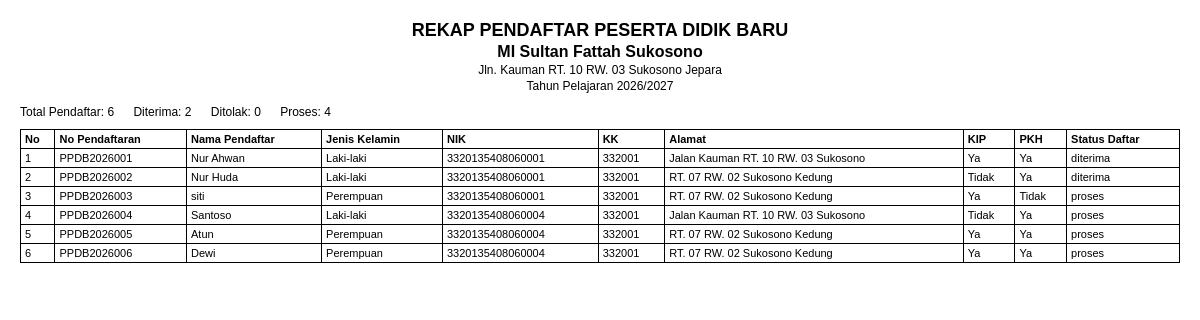
Page /admin/laporan_pendaftar.php (signed in) on the earlier database version.
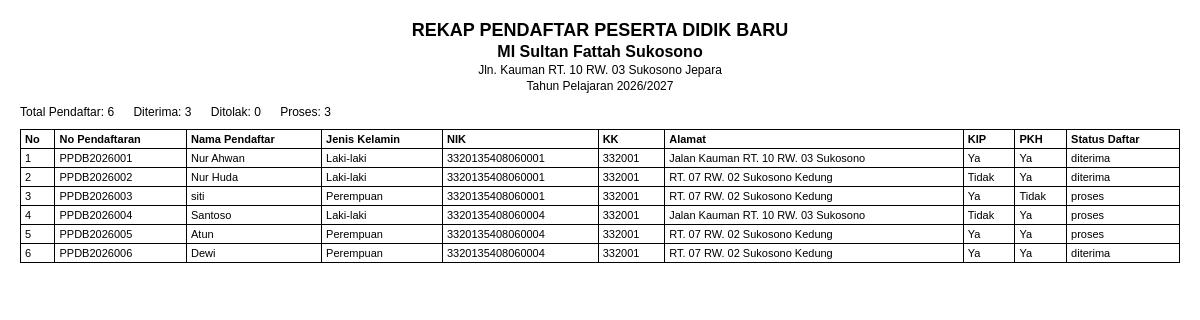
Same page on the later database version.
### tables this page shows
CREATE TABLE `pendaftar` (
  `id` int unsigned NOT NULL AUTO_INCREMENT,
  `no_pendaftaran` varchar(30) NOT NULL,
  `nama_lengkap` varchar(150) NOT NULL,
  `nik` varchar(50) NOT NULL,
  `kk` varchar(50) NOT NULL,
  `jenis_kelamin` varchar(20) NOT NULL,
  `tempat_lahir` varchar(100) NOT NULL,
  `tanggal_lahir` date NOT NULL,
  `alamat` text NOT NULL,
  `status_keluarga` varchar(50) DEFAULT NULL,
  `anak_ke` int DEFAULT NULL,
  `jumlah_saudara` int DEFAULT NULL,
  `asal_tk` varchar(150) DEFAULT NULL,
  `nama_ayah` varchar(150) NOT NULL,
  `nama_ibu` varchar(150) NOT NULL,
  `pekerjaan_ayah` varchar(100) DEFAULT NULL,
  `pekerjaan_ibu` varchar(100) DEFAULT NULL,
  `nama_wali` varchar(150) DEFAULT NULL,
  `pekerjaan_wali` varchar(100) DEFAULT NULL,
  `email` varchar(100) DEFAULT NULL,
  `hp` varchar(30) NOT NULL,
  `kip` varchar(10) NOT NULL,
  `pkh` varchar(10) NOT NULL,
  `status_daftar` enum('proses','diterima','ditolak') NOT NULL DEFAULT 'proses',
  `created_at` datetime NOT NULL,
  PRIMARY KEY (`id`),
  UNIQUE KEY `no_pendaftaran` (`no_pendaftaran`)
);

### config.php (called while the page is built, shortened)
<?php
$db_host = 'localhost';
$db_user = 'root';
$db_pass = '';
$db_name = 'ppdb_2026';
$mysqli = new mysqli($db_host, $db_user, $db_pass, $db_name);
$mysqli->set_charset('utf8mb4');
function esc($value): string
{
    if (is_scalar($value)) {
        return htmlspecialchars((string)$value, ENT_QUOTES, 'UTF-8');
    }
    return '';
}
function count_pendaftar(?string $status = null): int
{
    global $mysqli;
    if ($status === null) {
        $sql = 'SELECT COUNT(*) FROM pendaftar';
        $stmt = $mysqli->prepare($sql);
    } else {
        $sql = 'SELECT COUNT(*) FROM pendaftar WHERE status_daftar = ?';
        $stmt = $mysqli->prepare($sql);
        if ($stmt) {
            $stmt->bind_param('s', $status);
        }
    }
    $stmt->execute();
    $stmt->bind_result($count);
    return (int)$count;
}

### admin/laporan_pendaftar.php (the view, shortened to what this page needs)
<?php
require __DIR__ . '/../config.php';
$status = isset($_GET['status']) ? $_GET['status'] : '';
$allowedStatus = ['proses', 'diterima', 'ditolak'];
if (!in_array($status, $allowedStatus, true)) {
    $status = '';
}
$whereSql = '';
$sql = 'SELECT * FROM pendaftar ' . $whereSql . ' ORDER BY created_at ASC';
if ($whereSql === '') {
    $stmt = $mysqli->prepare($sql);
} else {
    $stmt = $mysqli->prepare($sql);
    if ($stmt) {
        $stmt->bind_param('s', $status);
    }
}
$pendaftar = [];
if ($stmt) {
    $stmt->execute();
    $result = $stmt->get_result();
    while ($row = $result->fetch_assoc()) {
        $pendaftar[] = $row;
    }
}
$madrasah = [
    'nama' => 'MI SULTAN FATTAH SUKOSONO',
    'alamat' => '',
];
if ($res = $mysqli->query('SELECT nama, alamat FROM madrasah LIMIT 1')) {
    if ($row = $res->fetch_assoc()) {
        $madrasah = $row;
    }
}
$total = count_pendaftar();
$totalDiterima = count_pendaftar('diterima');
$totalDitolak = count_pendaftar('ditolak');
$totalProses = count_pendaftar('proses');
?>
<!DOCTYPE html>
<html lang="id">
<head>
</head>
<body onload="window.print()">
    <div class="header">
        <h1>REKAP PENDAFTAR PESERTA DIDIK BARU</h1>
        <h2><?= esc($madrasah['nama']); ?></h2>
        <p><?= esc($madrasah['alamat']); ?></p>
        <p>Tahun Pelajaran <?= date('Y'); ?>/<?= date('Y') + 1; ?></p>
    </div>
    <div class="info">
        <span>Total Pendaftar: <?= $total; ?></span>
        <span>Diterima: <?= $totalDiterima; ?></span>
        <span>Ditolak: <?= $totalDitolak; ?></span>
        <span>Proses: <?= $totalProses; ?></span>
    </div>
    <table>
        <thead>
            <tr>
                <th>No</th>
                <th>No Pendaftaran</th>
                <th>Nama Pendaftar</th>
                <th>Jenis Kelamin</th>
                <th>NIK</th>
                <th>KK</th>
                <th>Alamat</th>
                <th>KIP</th>
                <th>PKH</th>
                <th>Status Daftar</th>
            </tr>
        </thead>
        <tbody>
            <?php $no = 1; foreach ($pendaftar as $row): ?>
            <tr>
                <td><?= $no++; ?></td>
                <td><?= esc($row['no_pendaftaran']); ?></td>
                <td><?= esc($row['nama_lengkap']); ?></td>
                <td><?= esc($row['jenis_kelamin']); ?></td>
                <td><?= esc($row['nik']); ?></td>
                <td><?= esc($row['kk']); ?></td>
                <td><?= esc($row['alamat']); ?></td>
                <td><?= esc($row['kip']); ?></td>
                <td><?= esc($row['pkh']); ?></td>
                <td><?= esc($row['status_daftar']); ?></td>
            </tr>
            <?php endforeach; ?>
        </tbody>
    </table>
</body>
</html>

Differences in the rows shown:
changed pendaftar "PPDB2026006": status_daftar "proses" → "diterima"
Other differences:
$totalDiterima: "2" → "3"
$totalProses: "4" → "3"
